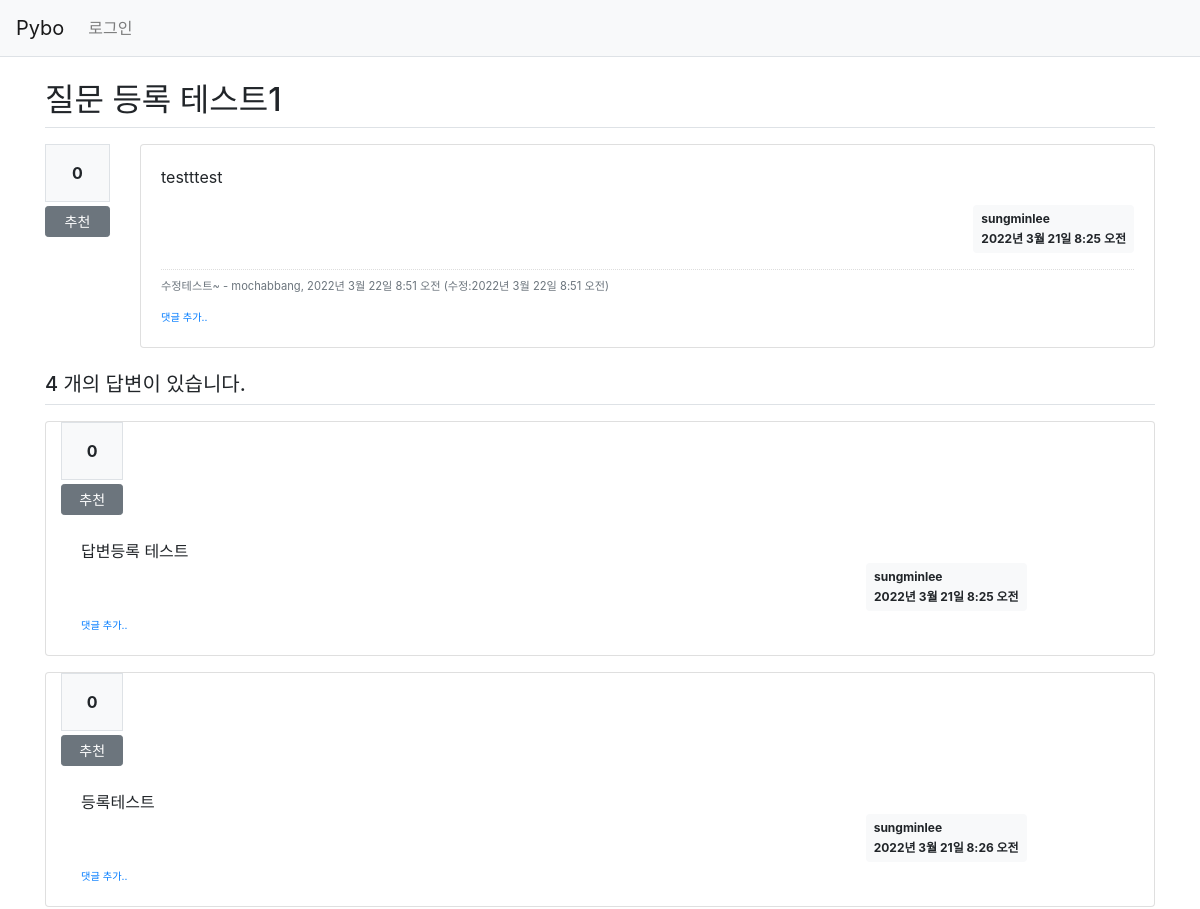
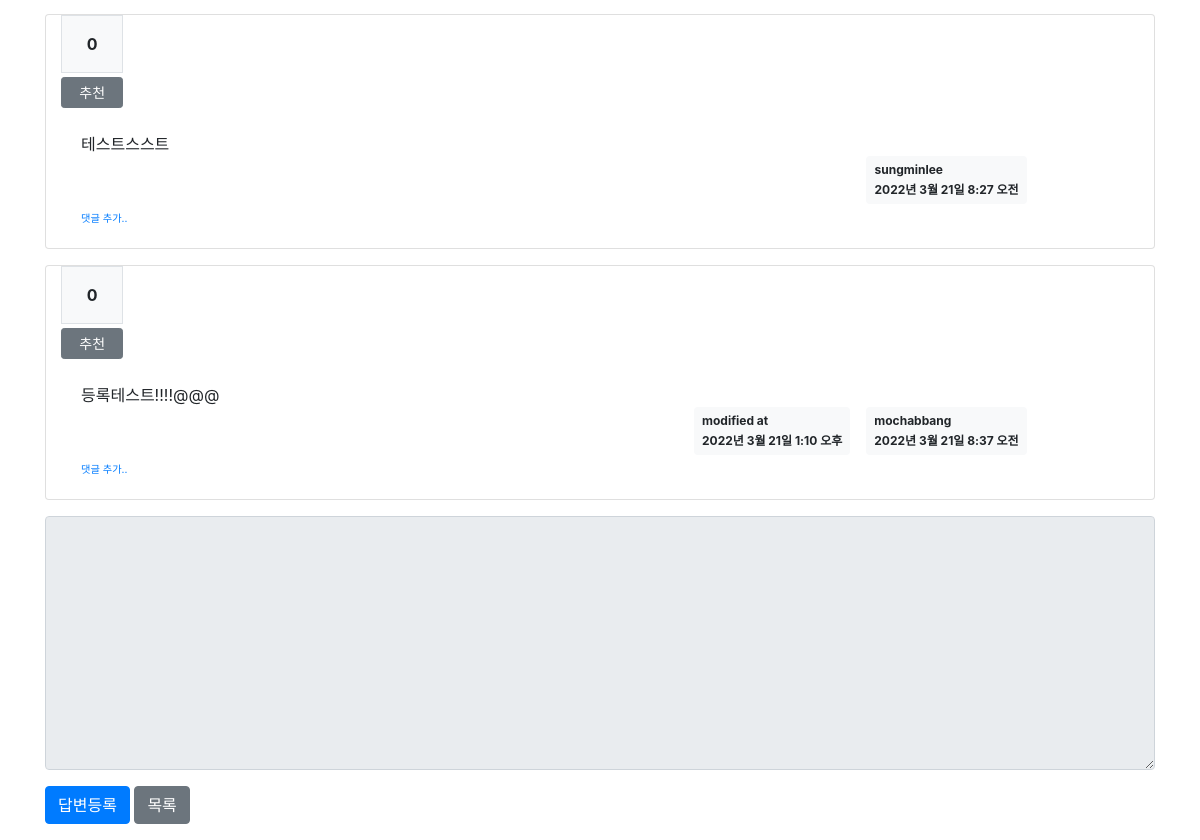
Before: /pybo/305/ with the older database file (2 pictures, top to bottom).
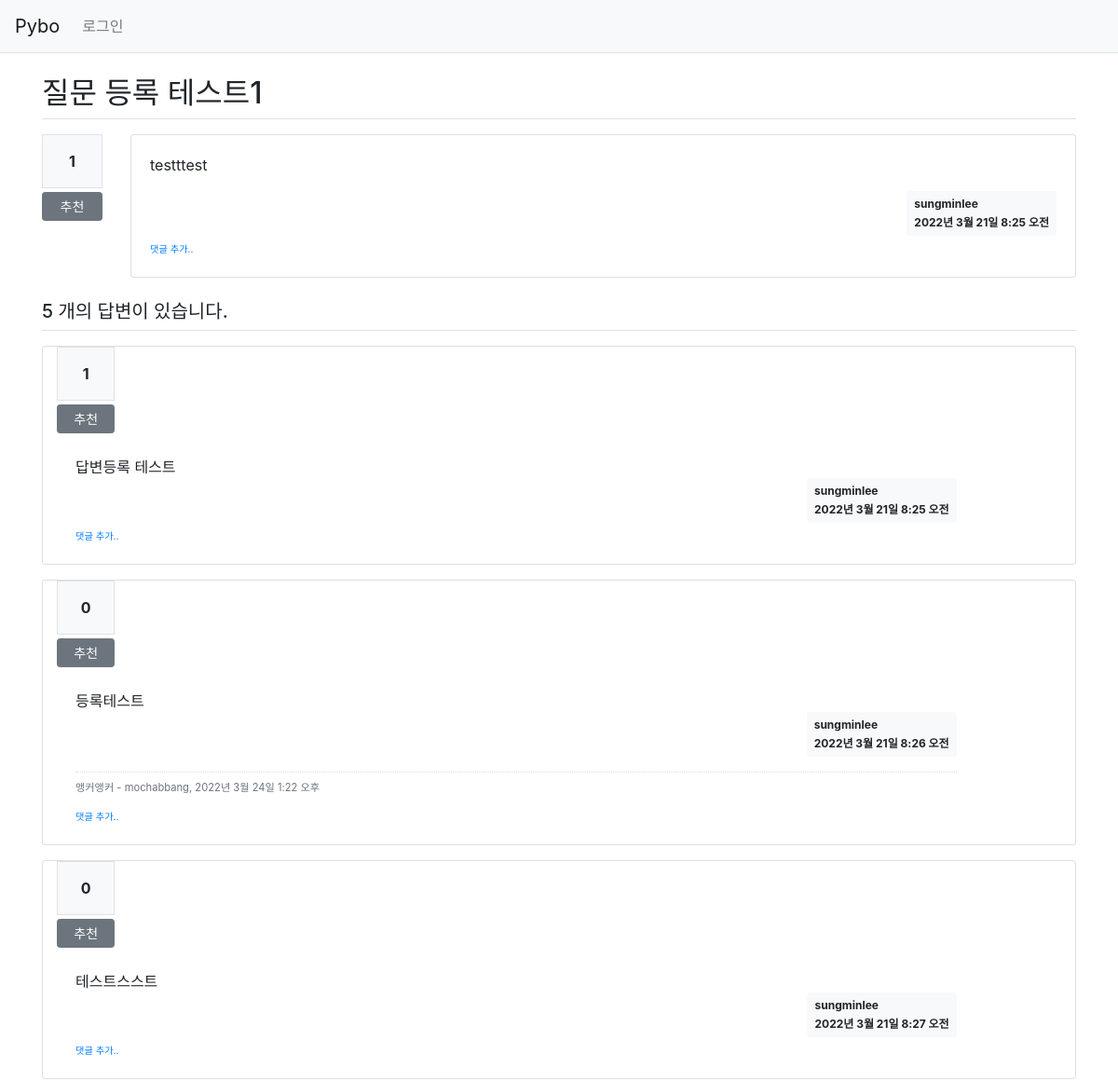
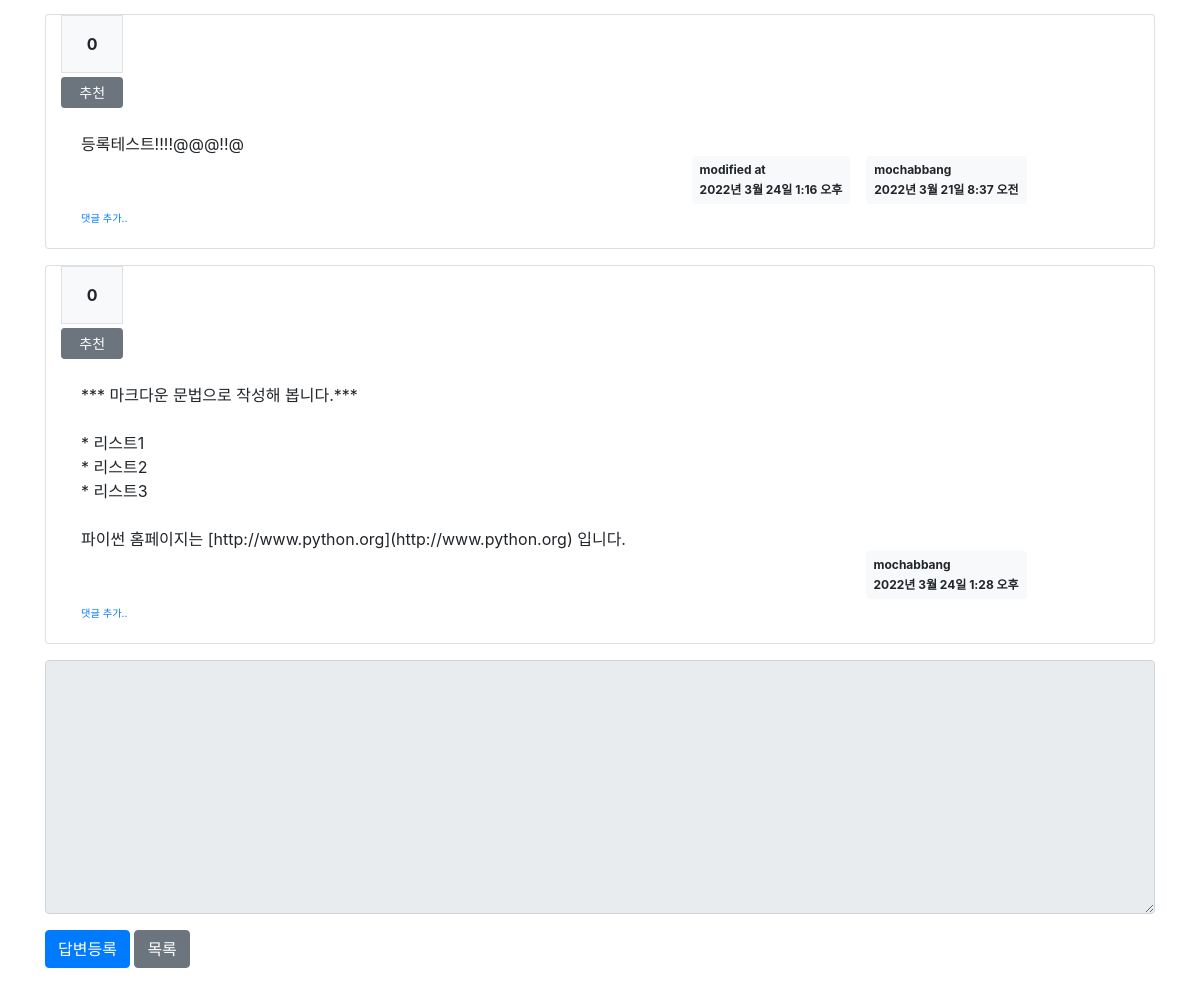
After: the same page with the newer database file (2 pictures, top to bottom).
### pybo/models.py (models this page shows, shortened)
class Question(models.Model):
    author = models.ForeignKey(User, on_delete=models.CASCADE, related_name='author_question')
    subject = models.CharField(max_length=200)
    content = models.TextField()
    create_date = models.DateTimeField()
    author = models.ForeignKey(User, on_delete=models.CASCADE)
    modify_date = models.DateTimeField(null=True, blank=True)
    voter = models.ManyToManyField(User, related_name='voter_question')    # 추천인 추가

class Comment(models.Model):
    author = models.ForeignKey(User, on_delete=models.CASCADE)
    content = models.TextField()
    create_date = models.DateTimeField()
    modify_date = models.DateTimeField(null=True, blank=True)
    question = models.ForeignKey(Question, null=True, blank=True, on_delete=models.CASCADE)
    answer = models.ForeignKey(Answer, null=True, blank=True, on_delete=models.CASCADE)

class Answer(models.Model):
    author = models.ForeignKey(User, on_delete=models.CASCADE, null=True, related_name='author_answer')
    question = models.ForeignKey(Question, on_delete=models.CASCADE)        # on_delete=models.CASCADE -> 답변과 연결된 질문이 삭제될 경우 답변도 함께 삭제된다는 의미
    content = models.TextField()
    create_date = models.DateTimeField()
    modify_date = models.DateTimeField(null=True, blank=True)
    voter = models.ManyToManyField(User, related_name='voter_answer')

### pybo/views/base_views.py (the view)
# urls.py: path('<int:question_id>/', base_views.detail, name='detail'),
def detail(request, question_id):
    question = get_object_or_404(Question, pk=question_id)
    context = {'question': question}
    return render(request, 'pybo/question_detail.html', context)

### pybo/templatetags/pybo_filter.py (called while the page is built)
@register.filter()
def mark(value):
    extensions = ["nl2br", "fenced_code"]
    return mark_safe(markdown.markdown(value, extensions=extensions))

### templates/pybo/question_detail.html (shortened to what this page needs)
{% extends 'base.html' %}
{% load pybo_filter %}
{% block content %}
 <div class="container my-3">
        <h2 class="border-bottom py-2">
            {{ question.subject }}
        </h2>
        <div class="row my-3">
            <div class="col-1">
                <div class="bg-light text-center p-3 border font-weight-bolder mb-1">{{ question.voter.count }}</div>
                <a href="#" data-uri="{% url 'pybo:vote_question' question.id %}"
                   class="recommend btn btn-sm btn-secondary btn-block my-1">추천</a>
            </div>
            <div class="col-11">
                <div class="card">
                    <div class="card-body">
                        <div class="card-text">{{ question.content|mark }}</div>
                        <div class="d-flex justify-content-end">
                            <div class="badge badge-light p-2 text-left">
                                <div class="mb-2">{{ question.author.username }}</div>
                                <div>{{ question.create_date }}</div>
                            </div>
                        </div>
                        {% if question.comment_set.count > 0 %}
                        <div class="mt-3">
                            {% for comment in question.comment_set.all %}
                                <div class="comment py-2 text-muted">
                                    <span style="white-space: pre-line">{{ comment.content }}</span>
                                    <span>
                                        - {{ comment.author }}, {{ comment.create_date }}
                                        {% if comment.modify_date %}
                                        (수정:{{ comment.modify_date }})
                                        {% endif %}
                                    </span>
                                </div>
                            {% endfor %}
                        </div>
                        {% endif %}
                        <div>
                            <a href="{% url 'pybo:comment_create_question' question.id %}"
                                class="small"><small>댓글 추가..</small></a>
                        </div>
                    </div>
                </div>
            </div>
        </div>
        <h5 class="border-bottom my-3 py-2">{{ question.answer_set.count }} 개의 답변이 있습니다.</h5>
        {% for answer in question.answer_set.all %}
        <div class="card my-3">
            <div class="col-1">
                <div class="bg-light text-center p-3 border font-weight-bolder mb-1">{{ answer.voter.count }}</div>
                <a href="#" data-uri="{% url 'pybo:vote_answer' answer.id %}"
                   class="recommend btn btn-sm btn-secondary btn-block my-1">추천</a>
            </div>
            <div class="col-11">
                <div class="card-body">
                    <div class="card-text" style="white-space: pre-line;">{{ answer.content }}</div>
                    <div class="d-flex justify-content-end">
                         {% if answer.modify_date %}
                        <div class="badge badge-light p-2 text-left mx-3">
                            <div class="mb-2">modified at</div>
                            <div>{{ answer.modify_date }}</div>
                        </div>
                        {% endif %}
                        <div class="badge badge-light p-2 text-left">
                            <div class="mb-2">{{ answer.author.username }}</div>
                            <div>{{ answer.create_date }}</div>
                        </div>
                    </div>
                    {% if answer.comment_set.count > 0 %}
                    <div class="mt-3">
                        {% for comment in answer.comment_set.all %}
                        <div class="comment py-2 text-muted">
                            <span style="white-space: pre-line;">{{ comment.content }}</span>
                            <span>
                                - {{ comment.author }}, {{ comment.create_date }}
                            </span>
                        </div>
                        {% endfor %}
                    </div>
                    {% endif %}
                    <div>
                        <a href="{% url 'pybo:comment_create_answer' answer.id %}" class="small">
                            <small>댓글 추가..</small>
                        </a>
                    </div>
                </div>
            </div>
        </div>
        {% endfor %}
        <form action="{% url 'pybo:answer_create' question.id %}" method="post" class="my-3">
            <div class="form-group">
                <textarea {% if not user.is_authenticated %} disabled {% endif %}
                        name="content" id="content" class="form-control" rows="10"></textarea>
            </div>
            <input type="submit" value="답변등록" class="btn btn-primary" />
            <a href="{% url 'pybo:index' %}" class="btn btn-secondary">목록</a>
        </form>
    </div>
{% endblock %}

### templates/base.html (shortened to what this page needs)
{% load static %}
<!DOCTYPE html>
<html lang="ko">
<head>
    <link rel="stylesheet" type="text/css" href="{% static 'bootstrap.min.css' %}">
    <link rel="stylesheet" type="text/css" href="{% static 'style.css' %}">
</head>
<body>
    {% include "navbar.html" %}
    {% block content %}
    {% endblock %}
</body>
</html>

### templates/navbar.html (shortened to what this page needs)
<nav class="navbar navbar-expand-lg navbar-light bg-light border-bottom">
    <a class="navbar-brand" href="{% url 'pybo:index' %}">Pybo</a>
    <div class="collapse navbar-collapse flex-grow-0" id="navbarNav">
        <ul class="navbar-nav">
            <li class="nav-item">
                {% if user.is_authenticated %}
                <a class="nav-link" href="{% url 'common:logout' %}">{{ user.username }} (로그아웃)</a>
                {% else %}
                <a class="nav-link" href="{% url 'common:login' %}">로그인</a>
                {% endif %}
            </li>
        </ul>
    </div>
</nav>

### static/style.css (style rules this page uses)
.comment { border-top:dotted 1px #ddd; font-size: 0.7em; }

Changed rows visible on the page:
removed Comment: content "수정테스트~", author "mochabbang", create_date "2022년 3월 22일 8:51 오전", modify_date "2022년 3월 22일 8:51 오전", shown under "질문 등록 테스트1"
computed for Question "질문 등록 테스트1": voter.count "0" → "1"; answer_set.count "4" → "5"
computed for Answer "답변등록 테스트": voter.count "0" → "1"
added Comment: content "앵커앵커", author "mochabbang", create_date "2022년 3월 24일 1:22 오후", shown under Answer "등록테스트"
changed Answer "2022년 3월 21일 8:37 오전": content "등록테스트!!!!@@@" → "등록테스트!!!!@@@!!@"; modify_date "2022년 3월 21일 1:10 오후" → "2022년 3월 24일 1:16 오후"
added Answer: voter.count "0", content "*** 마크다운 문법으로 작성해 봅니다.*** * 리스트1 * 리스트2 * 리스트3 파이썬 홈페이지는 [http://www.python.org](http://www.python.org) 입니다.", author.username "mochabbang", create_date "2022년 3월 24일 1:28 오후"
